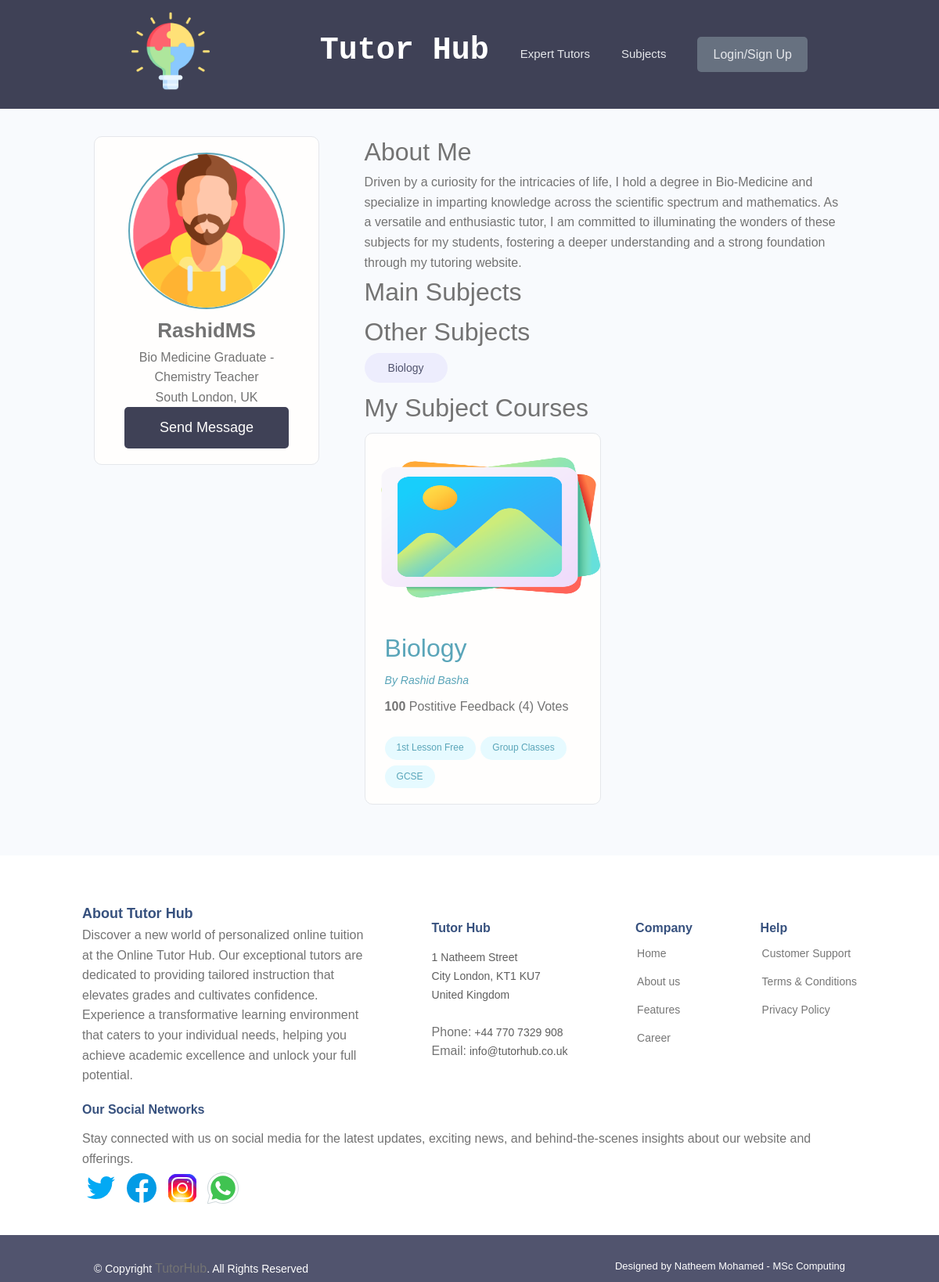
Screenshot of /tutor/1257ecf8-a76a-454a-8213-ba0571031a59/ with the database file from the repository.
### userprofile/models.py (models this page shows, shortened)
class TutorProfile(models.Model):
    user = models.OneToOneField(settings.AUTH_USER_MODEL, on_delete=models.CASCADE,
                                     null=True, blank=True)
    email = models.EmailField(max_length=500, blank=False, null=True)
    username = models.CharField(max_length=100, blank=False, null=True)
    name = models.CharField(max_length=200, blank=False, null=True)
    first_name = models.CharField(max_length=300, blank=False, null=True)
    last_name = models.CharField(max_length=300, blank=True, null=True)
    location = models.CharField(max_length=500, blank=True, null=True)
    short_intro = models.CharField(max_length=200, blank=False, null=True)
    bio = models.TextField(blank=False, null=True, validators=[MinLengthValidator(50, "Bio must be at least 50 characters long.")])
    hourly_rate = models.CharField(max_length=20, blank=True, null=True)
    teaching_subjects = models.ManyToManyField('MainSubjSkill',blank=True)
    profile_image = models.ImageField(null=True, blank=True, upload_to='tutor-profile-img/',
                                      default="defaultprofileimg/default.png")
    profile_image_uploaded = models.BooleanField(default=False)
    identification = models.ImageField(upload_to='tutor-id/', default="default-image/identification.png")
    identification_uploaded = models.BooleanField(default=False)
    degree = models.ImageField(null=True, blank=True, upload_to='tutor-degree/', default="default-image/degree.png")
    degree_uploaded = models.BooleanField(default=False)
    created = models.DateTimeField(auto_now_add=True)
    id = models.UUIDField(default=uuid.uuid4,
                          unique=True, primary_key=True, editable=False)

class MainSubjSkill(models.Model):
    owner = models.ForeignKey(TutorProfile, on_delete=models.CASCADE, null=True, blank=True)
    subject_name = models.CharField(max_length=200, unique=False)
    subject_description = models.TextField(null=True, blank=True)
    created = models.DateTimeField(auto_now_add=True)
    id = models.UUIDField(default=uuid.uuid4, unique=True,
                          primary_key=True, editable=False)
    def __str__(self):
        return str(self.subject_name)

### subjects/models.py (models this page shows, shortened)
class Subject(models.Model):
    owner = models.ForeignKey(TutorProfile, null=True, blank=True, on_delete=models.SET_NULL)
    id = models.UUIDField(default=uuid.uuid4, unique=True, primary_key=True, editable=False)
    title = models.CharField(max_length=200)
    description = models.TextField(null=True, blank=True)
    subject_image = models.ImageField(null=True, blank=True, upload_to='subject-image/' ,default="default-image/default-img.png")
    tags = models.ManyToManyField('Tag', blank=True)
    vote_total = models.IntegerField(default=0, null=True, blank=True)
    vote_ratio = models.IntegerField(default=0, null=True, blank=True)
    created = models.DateTimeField(auto_now_add=True)
    class Meta:
        ordering = ['created']

class Tag(models.Model):
    name = models.CharField(max_length=200)
    created = models.DateTimeField(auto_now_add=True)
    id = models.UUIDField(default=uuid.uuid4, unique=True, primary_key=True, editable=False)
    def __str__(self):
        return self.name

### userprofile/views.py (the view)
# urls.py: path('tutor/<str:pk>/', views.tutorProfile, name="tutor-profile"),
def tutorProfile(request,pk):
    tutorObj = TutorProfile.objects.get(id=pk)
    mainSubjects = tutorObj.mainsubjskill_set.exclude(subject_description__exact="")
    otherSubjects = tutorObj.mainsubjskill_set.filter(subject_description="")
    context = {'tutorObj': tutorObj, 'mainSubjects': mainSubjects,
               'otherSubjects': otherSubjects}
    return render(request, 'userprofile/tutorprofile/single-tutor.html', context)

### userprofile/templates/userprofile/tutorprofile/single-tutor.html (shortened to what this page needs)
{% extends 'main.html' %}
{% block content %}
<main class="profile my-md">
    <div class="container">
      <div class="layout">
        <div class="column column--1of3">
          <div class="card text-center">
            <div class="card__body dev">
              <img class="avatar avatar--xl" src="{{tutorObj.profile_image.url}}" />
              <h2 class="dev__name">{{tutorObj.username}}</h2>
              <p class="dev__title">{{tutorObj.short_intro}}</p>
              <p class="dev__location">{{tutorObj.location}}</p>
              <a href="{% url 'create-message' tutorObj.id  %}" class="btn btn--sub btn--lg">Send Message </a>
            </div>
          </div>
        </div>
        <div class="column column--2of3">
          <div class="devInfo">
            <h3 class="devInfo__title">About Me</h3>
            <p class="devInfo__about">{{tutorObj.bio}}</p>
          </div>
          <div class="devInfo">
            <h3 class="devInfo__title">Main Subjects </h3>
            <div class="devInfo__skills">
              <h3 class="devInfo__subtitle">Other Subjects</h3>
              {% for mainsubjskill in otherSubjects %}
              <div class="devInfo__otherSkills">
                <span class="tag tag--pill tag--sub tag--lg">
                  <small>{{mainsubjskill}}</small>
                </span>
              </div>
              {% endfor %}
            </div>
          </div>
          <div class="devInfo">
            <h3 class="devInfo__title">My Subject Courses</h3>
            <div class="gridt grid--two">
             {% for subject in tutorObj.subject_set.all %}
              <div class="column">
                <div class="card project">
                  <a href="{% url 'subject' subject.id %}" class="project">
                    <img class="project__thumbnail" src="{{subject.subject_image.url}}" alt="project thumbnail" />
                    <div class="card__body">
                      <h3 class="project__title">{{subject.title}}</h3>
                      <p><a class="project__author" href="{% url 'subject' subject.id %}">By {{subject.owner.name}}</a>
                    </p>
                      <p class="project--rating">
                        <span style="font-weight: bold;">{{subject.vote_ratio}}</span> Postitive
                        Feedback ({{subject.vote_total}}) Vote{{subject.vote_total|pluralize:"s"}}
                      </p>
                      <div class="project__tags">
                        {% for tag in subject.tags.all%}
                        <span class="tag tag--pill tag--main">
                          <small>{{tag}}</small>
                        </span>
                        {% endfor %}
                      </div>
                    </div>
                  </a>
                </div>
              </div>
              {% endfor %}
            </div>
          </div>
        </div>
      </div>
    </div>
  </main>
{% endblock content %}

### static/styles/main-styles.css (style rules this page uses)
* { margin: 0; padding: 0; box-sizing: border-box; text-rendering: optimizeLegibility; color: inherit; font-size: inherit; }
html { font-size: 50%; }
@media only screen and (min-width: 480px) { html { font-size: 56.25%; } }
@media only screen and (min-width: 1200px) { html { font-size: 62.5%; } }
body { line-height: 1.6; font-weight: 400; font-size: 1.5rem; color: var(--color-text); background-color: var(--color-bg); min-height: 100vh; }
.card { border-radius: 1rem; background-color: var(--color-white); border: 1.5px solid var(--color-light); width: auto; height: auto; margin-top: 0.5rem; margin-bottom: 0.5rem; overflow: hidden; }
.card__body, .card__header { padding: 2rem 2.5rem; }
.container { width: 92%; max-width: 165rem; margin: 0 auto; box-sizing: border-box; }
@media screen and (min-width: 1000px) { .container { width: 90%; } }
@media screen and (min-width: 1200px) { .container { width: 80%; } }
.text-center { text-align: center; }
.my-md { margin: 3rem auto; }
:root { --color-main: #5aa5b9; --color-main-light: #e6faff; --color-sub: #3f4156; --color-sub-light: #51546e; --color-sub-lighter: #ededfd; --color-text: #737373; --color-gray: #8b8b8b; --color-light: #e5e7eb; --color-light-gray: #767676; --color-bg: #f8fafd; --color-white: #fffefd; --color-white-light: #f3f3f3; --color-success: #359e64; --color-success-bg: #def8e8; --color-error: #fc4b0b; --color-error-bg: #fff2ee; --font-base: 'Poppins', arial, helvetica, 'Segoe UI', roboto, ubuntu, sans-serif; --font-monospace: 'Fira Code', 'Courier New', courier, monospace; --font-regular: 300; --font-medium: 500; --font-bold: 700; --generic-shadow: 1px 1px 5px #00000010; --generic-transition: all 0.3s ease-in-out; }
* { font-family: var(--font-base); }
h2 { font-size: 2.6rem; font-weight: var(--font-bold); }
h3 { font-size: 3.2rem; font-weight: var(--font-medium); }
p, span, strong { font-size: 1.6rem; color: var(--color-text); font-weight: var(--font-regular); }
a { padding-bottom: 2px; text-decoration: none; display: inline-block; color: var(--color-main); font-weight: var(--font-medium); }
.btn { display: inline-block; position: relative; cursor: pointer; background-color: var(--color-light); font-weight: var(--font-medium); color: var(--color-sub); text-decoration: none; padding: 1rem 2rem; border-radius: 0.5rem; border: none; width: -webkit-fit-content; width: -moz-fit-content; width: fit-content; height: -webkit-fit-content; height: -moz-fit-content; height: fit-content; font-size: 1.6rem; outline-width: 0; outline-color: transparent; -webkit-backface-visibility: hidden; backface-visibility: hidden; transition: all 0.3s ease-in-out; }
.btn--sub { background-color: var(--color-sub); color: var(--color-white); }
.btn--lg { font-size: 1.8rem; padding: 1.2rem 4.5rem; }
.layout { display: flex; flex-flow: row wrap; justify-content: space-between; }
.layout > .column { margin-bottom: 3rem; }
.layout > .column.column--1of3 { flex-basis: 30%; }
.layout > .column.column--2of3 { flex-basis: 64%; }
.gridt { display: flex; flex-wrap: wrap; justify-content: flex-start; align-items: stretch; max-height: calc(115vh - 400px); overflow-y: auto; }
.grid--two > .column { flex-basis: 100%; }
@media screen and (min-width: 800px) { .grid--two { margin-right: -2%; } }
@media screen and (min-width: 800px) { .grid--two > .column { margin-right: 2%; } }
@media screen and (min-width: 800px) { .grid--two > .column { flex-basis: 48%; } }
.avatar { border-radius: 50%; border: 2px solid var(--color-main); object-fit: cover; }
.avatar--xl { height: 20rem; width: 20rem; }
.project__author { font-size: 1.4rem; font-style: italic; }
.project--rating { margin-bottom: 1.6em; margin-top: .5em; }

### rows the page displays
TutorProfile: profile_image (picture), username "RashidMS", short_intro "Bio Medicine Graduate - Chemistry Teacher", location "South London, UK", bio "Driven by a curiosity for the intricacies of life, I hold a degree in Bio-Medicine and specialize in imparting knowledge across the scientific spectrum and mathematics. As a versatile and enthusiastic tutor, I am committed to illuminating the wonders of these subjects for my students, fostering a deeper understanding and a strong foundation through my tutoring website."
MainSubjSkill: subject_name "Biology"
Subject: subject_image (placeholder picture), title "Biology", owner.name "Rashid Basha", vote_ratio "100", vote_total "4"
Tag: name "1st Lesson Free"
Tag: name "Group Classes"
Tag: name "GCSE"
